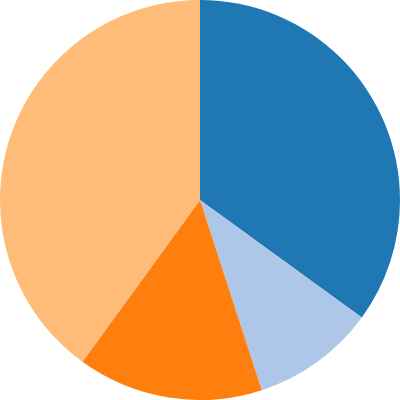

Write the Vega-Lite specification saved for this chart.
### Vega specification from a JSON file in a GitHub repository (floating-point values rounded to 4 significant figures)
{"$schema": "https://vega.github.io/schema/vega/v3.0.json", "width": 200, "height": 200, "autosize": "none", "data": [{"name": "table", "values": [{"id": 1, "percents": 35}, {"id": 2, "percents": 10}, {"id": 3, "percents": 15}, {"id": 5, "percents": 40}], "transform": [{"type": "pie", "field": "percents"}]}], "scales": [{"name": "color", "type": "ordinal", "range": {"scheme": "category20"}}], "marks": [{"type": "arc", "from": {"data": "table"}, "encode": {"enter": {"fill": {"scale": "color", "field": "id"}, "x": {"signal": "width / 2"}, "y": {"signal": "height / 2"}}, "update": {"startAngle": {"field": "startAngle"}, "endAngle": {"field": "endAngle"}, "padAngle": 0, "innerRadius": 0, "outerRadius": {"signal": "width / 2"}, "cornerRadius": 0}}}]}
